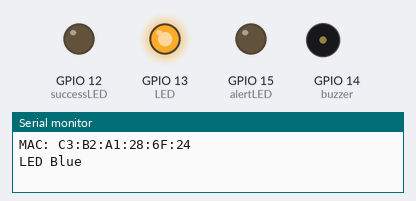
A sketch run on a simulated ESP8266 (NodeMCU). On the bench: output pins drawn as LEDs (lit = HIGH), buzzer (waves = sounding, pin HIGH), the last lines printed to the serial monitor. At 42.5 s the program puts the board to deep sleep or switches it off; the recording ends there.

Above: at 1.0 s.
At 3.5 s:
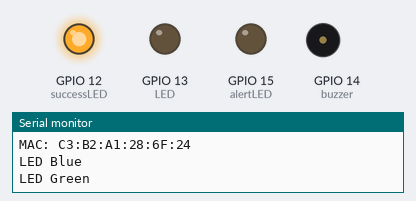
At 6.0 s:
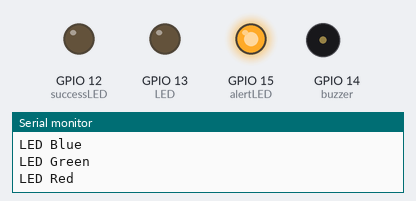
At 7.7 s:
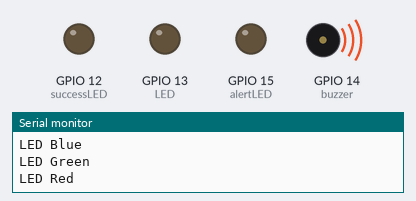
Timing chart, 0 to 11.1 s (numbered marks = the images above):
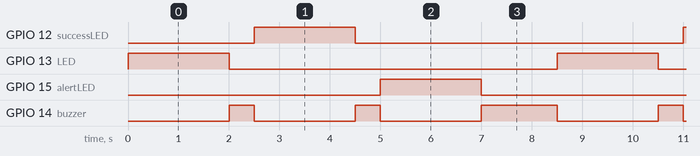

The sketch:

pb01_Output_Test.ino
```cpp
// (licence header left out)
#include <ESP8266WiFi.h>

//Declare what pins connect to what bits!

int buzzer = 14;          // This is the pin output leading to your Buzzer
int LED = 13;             // This is the pin output leading to your blue status LED
int successLED = 12;      // This is the pin output leading to your green success LED
int alertLED = 15;        // This is the pin output leading to the red alert LED

byte mac[6];

void setup() {
  Serial.begin(115200);

  pinMode(buzzer, OUTPUT);
  pinMode(LED, OUTPUT);
  pinMode(successLED, OUTPUT);
  pinMode(alertLED, OUTPUT);

  WiFi.macAddress(mac);

  Serial.println("");
  macOutput();
  outputTest();
  outputTest();
  outputTest();
  outputTest();
  outputTest();

  Serial.println("Going to sleep now.");
  ESP.deepSleep(0);

}

void loop() {

  // Nothing to loop as I'm asleep :)

}

void outputTest() {
  Serial.println("LED Blue");
  digitalWrite(LED, HIGH);
  digitalWrite(buzzer, LOW);
  delay(2000);
  digitalWrite(LED, LOW);
  digitalWrite(buzzer, HIGH);
  delay(500);

  Serial.println("LED Green");
  digitalWrite(successLED, HIGH);
  digitalWrite(buzzer, LOW);
  delay(2000);
  digitalWrite(successLED, LOW);
  digitalWrite(buzzer, HIGH);
  delay(500);

  Serial.println("LED Red");
  digitalWrite(alertLED, HIGH);
  digitalWrite(buzzer, LOW);
  delay(2000);
  digitalWrite(alertLED, LOW);
  digitalWrite(buzzer, HIGH);
  delay(1500);

  Serial.println("--------");
  digitalWrite(buzzer, LOW);
}

void macOutput() {
  Serial.print("MAC: ");
  Serial.print(mac[5],HEX);
  Serial.print(":");
  Serial.print(mac[4],HEX);
  Serial.print(":");
  Serial.print(mac[3],HEX);
  Serial.print(":");
  Serial.print(mac[2],HEX);
  Serial.print(":");
  Serial.print(mac[1],HEX);
  Serial.print(":");
  Serial.println(mac[0],HEX);
}
```

Measured:
- by itself, GPIO 12 (successLED), GPIO 13 (LED), GPIO 15 (alertLED): alternates HIGH for 2.0 s and LOW for 6.5 s
- by itself, GPIO 14 (buzzer): repeats every 8.5 s: LOW 2.0 s, HIGH 0.50 s, LOW 2.0 s, HIGH 1.5 s, LOW 2.0 s, HIGH 0.50 s
- by itself, everything shown: repeats every 8.5 s, in 6 steps
